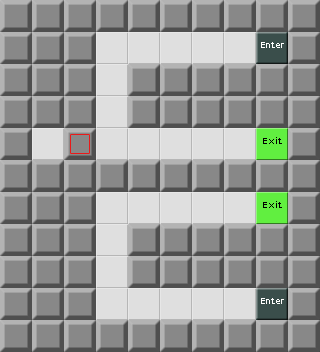

This is a level from a 2D game, rendered from its Tiled map with the project's own tilesets. A one-line summary and the map file follow, with tile-layer data summarised:
An orthogonal 10x11 tile map with 32x32 px tiles, 1 tile layer (Map) and 7 objects.

<map version="1.0" orientation="orthogonal" width="10" height="11" tilewidth="32" tileheight="32">
 <tileset firstgid="1" source="devgraphics.tsx" />
 <layer name="Map" width="10" height="11">
  <data>[110 cells, 110 non-empty, 5 distinct tile ids]</data>
 </layer>
 <objectgroup name="Enemies" width="10" height="11">
  <object gid="11" x="256" y="320">
   <properties>
    <property name="autoMove" value="false" />
    <property name="direction" value="up" />
   </properties>
  </object>
  <object gid="10" x="32" y="160" />
 </objectgroup>
 <objectgroup name="Items" width="10" height="11">
  <object gid="16" x="160" y="224" />
  <object gid="26" x="160" y="160">
   <properties>
    <property name="callback" value="theEnd" />
    <property name="destroyOnUse" value="true" />
   </properties>
  </object>
  <object gid="8" x="160" y="320">
   <properties>
    <property name="Text" value="The real you is on this side." />
   </properties>
  </object>
  <object gid="8" x="160" y="64">
   <properties>
    <property name="Text" value="The real you is on this side." />
   </properties>
  </object>
  <object gid="8" x="160" y="160">
   <properties>
    <property name="Text" value="Movement disabled.\n\nPlease stand still to ensure symmetry. " />
   </properties>
  </object>
 </objectgroup>
 <objectgroup name="Tools" width="10" height="11" />
 <objectgroup name="Parameters" width="10" height="11">
  <properties>
   <property name="time" value="-1" />
   <property name="wrapAround" value="false" />
  </properties>
 </objectgroup>
</map>
